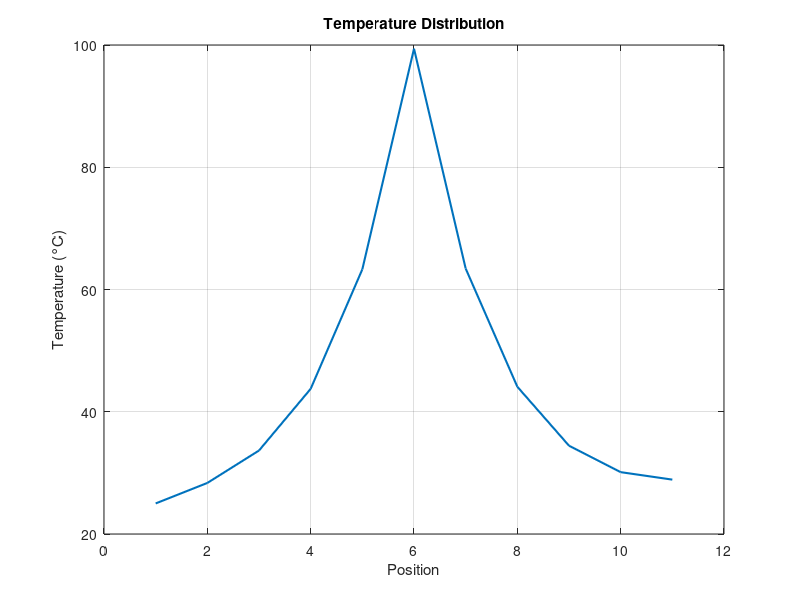

Recreate this plot in MATLAB.
clear; clc;

% Define constant
rho = 8960; % Density, kg/m^3
cv = 385; % Specific heat capacity, J/(kg*K)
dx = 0.0001; % Spatial step size
dt = 0.0001; % Temporal step size
c1 = 0.1467; % Coefficient
h=7;%w/m^2*k
% k=237;%Coefficient of thermal conductivity 237w/m*k
A = 1; % The cross-sectional area is 1
dheat =0;
% Initialization temperature and heat
T = 25 * ones(11, 1);
Tp = 25 * ones(11, 1);

h=7;%heat convection
Heat_in = 0;
Heat_out = 0;
m=rho*cv*dx*dx/dt;
n=h*dx;

% Define the number of iterations
num_iterations = 2;
max_inner_iterations = 100;
tolerance = 1e-9;

        K1_5 = 404.6675-((T(1) + T(2)) / 2) * c1;
        K2_5 = 404.6675-((T(2) + T(3)) / 2) * c1;
        K3_5 = 404.6675-((T(3) + T(4)) / 2) * c1;
        K4_5 = 404.6675-((T(4) + T(5)) / 2) * c1;
        K5_5 = 404.6675-((T(5) + T(6)) / 2) * c1;
        K6_5 = 404.6675-((T(6) + T(7)) / 2) * c1;
        K7_5 = 404.6675-((T(7) + T(8)) / 2) * c1;
        K8_5 = 404.6675-((T(8) + T(9)) / 2) * c1;
        K9_5 = 404.6675-((T(9) + T(10)) / 2) * c1;
        K10_5 = 404.6675-((T(9) + T(10)) / 2) * c1;
        
        M1=abs(T(1)+25*2);
        M2=(abs(-K1_5*T(1)) + abs((m + K1_5 + K2_5)*T(2)) + abs(-K2_5*T(3)) + abs(m*Tp(2)))*2;
        M3=(abs(-K2_5*T(2)) + abs((m + K2_5 + K3_5)*T(3)) + abs(-K3_5*T(4)) + abs(m*Tp(3)))*2;
        M4=(abs(-K3_5*T(3)) + abs((m + K3_5 + K4_5)*T(4)) + abs(-K4_5*T(5)) + abs(m*Tp(4)))*2;
        M5=(abs(-K4_5*T(4)) + abs((m + K4_5 + K5_5)*T(5)) + abs(-K5_5*T(6)) + abs(m*Tp(5)))*2;
        M6=(abs(-K5_5*T(5)) + abs((m + K5_5 + K6_5)*T(6)) + abs(-K6_5*T(7)) + abs(m*Tp(6)+38400))*2;
        M7=(abs(-K6_5*T(6)) + abs((m + K6_5 + K7_5)*T(7)) + abs(-K7_5*T(8)) + abs(m*Tp(7)))*2;
        M8=(abs(-K7_5*T(7)) + abs((m + K7_5 + K8_5)*T(8)) + abs(-K8_5*T(9)) + abs(m*Tp(8)))*2;
        M9=(abs(-K8_5*T(8)) + abs((m + K8_5 + K9_5)*T(9)) + abs(-K9_5*T(10)) + abs(m*Tp(9)))*2;
        M10=(abs(-K9_5*T(9)) + abs((m + K9_5 + K10_5)*T(10)) + abs(-K10_5*T(11)) + abs(m*Tp(10)))*2;
        M11=(abs(-2*K10_5*T(10)) + abs((m + 2*K10_5+2*n)*T(11)) + abs(m*Tp(11)+50*n))*2;
        M1 = 0; M2 = 0; M3 = 0; M4 = 0; M5 = 0; M6 = 0; M7 = 0; M8 = 0;M9 = 0; M10 = 0; M11 = 0; 
for t = 1:num_iterations
    % Internal loop: Newton-Raphson iteration
    for inner_iter = 1:max_inner_iterations


        % Construct the Jacobian matrix a
        a = [1+M1, 0, 0, 0, 0, 0, 0, 0, 0, 0, 0;
             -K1_5, m + K1_5 + K2_5 + M2, -K2_5, 0, 0, 0, 0, 0, 0, 0, 0;
             0, -K2_5, m + K2_5 + K3_5 + M3, -K3_5, 0, 0, 0, 0, 0, 0, 0;
             0, 0, -K3_5, m + K3_5 + K4_5 + M4, -K4_5, 0, 0, 0, 0, 0, 0;
             0, 0, 0, -K4_5, m + K4_5 + K5_5 + M5, -K5_5, 0, 0, 0, 0, 0;
             0, 0, 0, 0, -K5_5, m + K5_5 + K6_5 + M6, -K6_5, 0, 0, 0, 0;
             0, 0, 0, 0, 0, -K6_5, m + K6_5 + K7_5 + M7, -K7_5, 0, 0, 0;
             0, 0, 0, 0, 0, 0, -K7_5, m + K7_5 + K8_5 + M8, -K8_5, 0, 0;
             0, 0, 0, 0, 0, 0, 0, -K8_5, m + K8_5 + K9_5 + M9, -K9_5, 0;
             0, 0, 0, 0, 0, 0, 0, 0, -K9_5, m + K9_5 + K10_5 + M10, -K10_5;
             0, 0, 0, 0, 0, 0, 0, 0, 0, -2*K10_5, m + 2*K10_5+2*n + M11; ];

        % B-matrix construction
        b = [25;
             m*Tp(2);
             m*Tp(3);
             m*Tp(4);
             m*Tp(5);
             m*Tp(6)+38400;
             m*Tp(7);
             m*Tp(8);
             m*Tp(9);
             m*Tp(10);
             m*Tp(11)+50*n;
             ];

        % Use Newton-Raphson method to solve
        T_new = a \ b;
        
        % if inner_iter < 21
        %     M1 = M1/10; M2 = M2/10; M3 = M3/10;  M4 = M4/10; M5 = M5/10; M6 = M6/10;  M7 = M7/10; M8 = M8/10; M9 = M9/10; M10 = M10/10; M11 = M11/10;
        % 
        % elseif inner_iter == 11
        %     M1 = 1; M2 = 1; M3 = 1; M4 = 1; M5 = 1; M6 = 1; M7 = 1; M8 = 1; M9 = 1; M10 = 1; M11 = 1; 
        % 
        % elseif inner_iter >11 && inner_iter <22
        %     M1 = M1-0.1; M2 = M2-0.1; M3 = M3-0.1; M4 = M4-0.1;  M5 = M5-0.1; M6 = M6-0.1; M7 = M7-0.1; M8 = M8-0.1;  M9 = M9-0.1; M10 = M10-0.1; M11 = M11-0.1; 
        % 
        % elseif  inner_iter >21
        %     M1 = 0; M2 = 0; M3 = 0; M4 = 0; M5 = 0; M6 = 0; M7 = 0; M8 = 0;M9 = 0; M10 = 0; M11 = 0; 
        % end
        % Check for convergence
        if norm(T_new - T, inf) < tolerance
            break;
        end

        % Update T to the newly solved temperature
        T = T_new;
    end
    

    % Calculated heat
    Heat_in =  Heat_in+38400+K1_5*(T(1) - T(2))/dx*A*dt;
    Heat_out = Heat_out+h*(T(11)-25)*A*dt;

    % Update Tp to the current time temperature
    Tp = T;
end

% Calculated internal energy increase
dheat = Heat_in - Heat_out;
internal_energy_increase = (cv * ( T(2) + T(3) + T(4) + T(5) + T(6) + T(7) + T(8) + T(9) + T(10)- 25*9)) * A * dx * rho+ (cv * (T(11)- 25)) * A * dx / 2 * rho;

% Plot result
x = linspace(1, 11, 11);
plot(x, T, 'linewidth', 1.5);
grid on;
xlabel('Position');
ylabel('Temperature (°C)');
title('Temperature Distribution');

% Output result
fprintf('Heat in: %.4f J\n', Heat_in);
fprintf('Heat out: %.4f J\n', Heat_out);
fprintf('Change in heat: %.4f J\n', dheat);
fprintf('Internal energy increase: %.4f J\n', internal_energy_increase);
